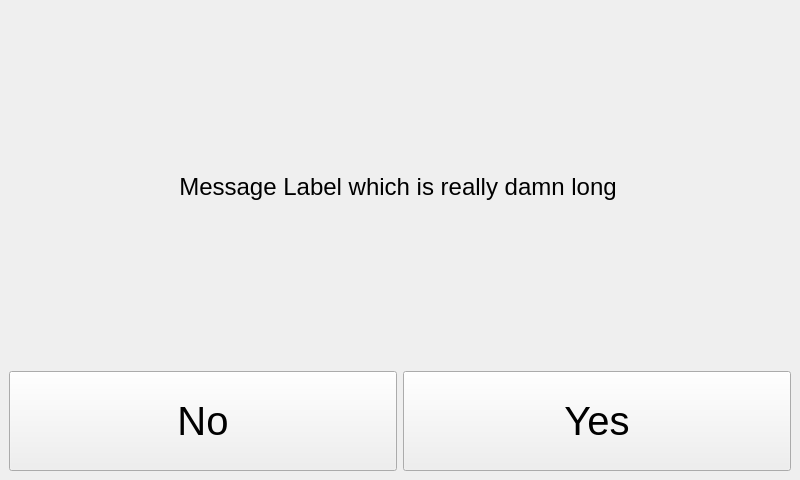
<?xml version="1.0" encoding="UTF-8"?>
<ui version="4.0">
 <class>CustomPrompt</class>
 <widget class="QMainWindow" name="CustomPrompt">
  <property name="windowModality">
   <enum>Qt::ApplicationModal</enum>
  </property>
  <property name="geometry">
   <rect>
    <x>0</x>
    <y>0</y>
    <width>800</width>
    <height>480</height>
   </rect>
  </property>
  <property name="minimumSize">
   <size>
    <width>800</width>
    <height>480</height>
   </size>
  </property>
  <property name="maximumSize">
   <size>
    <width>800</width>
    <height>480</height>
   </size>
  </property>
  <property name="windowTitle">
   <string>Question</string>
  </property>
  <widget class="QWidget" name="centralwidget">
   <layout class="QVBoxLayout" name="verticalLayout_2">
    <item>
     <widget class="QScrollArea" name="scrollArea">
      <property name="frameShape">
       <enum>QFrame::NoFrame</enum>
      </property>
      <property name="frameShadow">
       <enum>QFrame::Plain</enum>
      </property>
      <property name="lineWidth">
       <number>1</number>
      </property>
      <property name="widgetResizable">
       <bool>true</bool>
      </property>
      <widget class="QWidget" name="scrollAreaWidgetContents">
       <property name="geometry">
        <rect>
         <x>0</x>
         <y>0</y>
         <width>782</width>
         <height>354</height>
        </rect>
       </property>
       <layout class="QVBoxLayout" name="verticalLayout_3">
        <property name="leftMargin">
         <number>0</number>
        </property>
        <property name="topMargin">
         <number>0</number>
        </property>
        <property name="rightMargin">
         <number>4</number>
        </property>
        <property name="bottomMargin">
         <number>0</number>
        </property>
        <item>
         <widget class="QLabel" name="information">
          <property name="minimumSize">
           <size>
            <width>300</width>
            <height>100</height>
           </size>
          </property>
          <property name="font">
           <font>
            <pointsize>18</pointsize>
           </font>
          </property>
          <property name="text">
           <string>Message Label which is really damn long</string>
          </property>
          <property name="alignment">
           <set>Qt::AlignCenter</set>
          </property>
          <property name="wordWrap">
           <bool>true</bool>
          </property>
         </widget>
        </item>
       </layout>
      </widget>
     </widget>
    </item>
    <item>
     <layout class="QHBoxLayout" name="horizontalLayout">
      <item>
       <widget class="QPushButton" name="no_button">
        <property name="minimumSize">
         <size>
          <width>0</width>
          <height>100</height>
         </size>
        </property>
        <property name="maximumSize">
         <size>
          <width>16777215</width>
          <height>100</height>
         </size>
        </property>
        <property name="font">
         <font>
          <pointsize>30</pointsize>
         </font>
        </property>
        <property name="text">
         <string>No</string>
        </property>
        <property name="cssClass" stdset="0">
         <string/>
        </property>
       </widget>
      </item>
      <item>
       <widget class="QPushButton" name="yes_button">
        <property name="minimumSize">
         <size>
          <width>0</width>
          <height>100</height>
         </size>
        </property>
        <property name="maximumSize">
         <size>
          <width>16777215</width>
          <height>100</height>
         </size>
        </property>
        <property name="font">
         <font>
          <pointsize>30</pointsize>
         </font>
        </property>
        <property name="text">
         <string>Yes</string>
        </property>
        <property name="cssClass" stdset="0">
         <string>btn-inverted</string>
        </property>
       </widget>
      </item>
     </layout>
    </item>
   </layout>
  </widget>
 </widget>
 <resources/>
 <connections/>
</ui>
